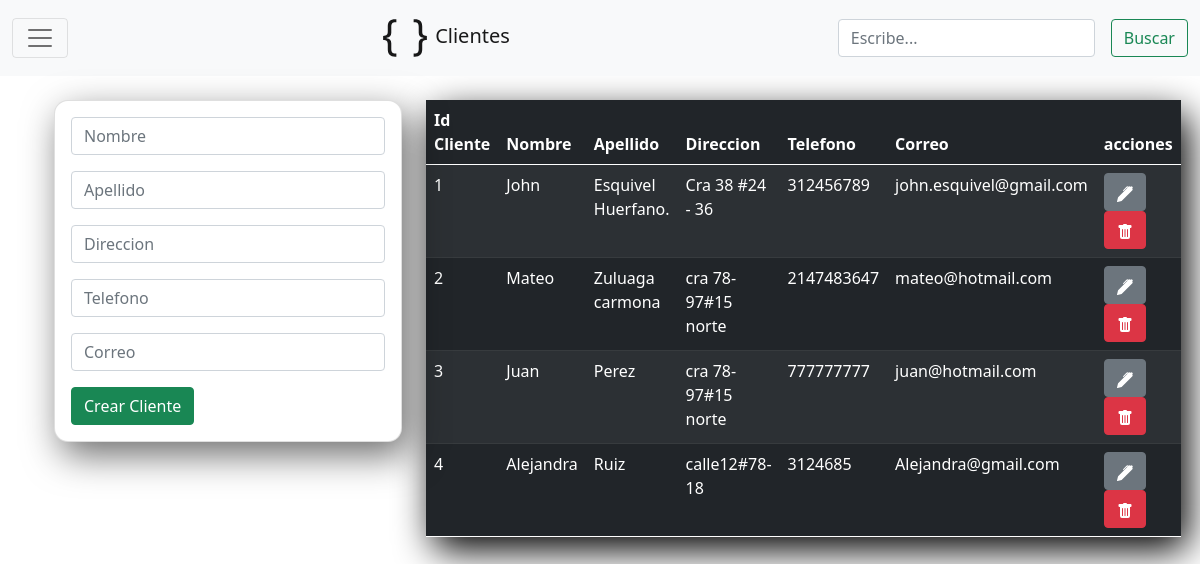
Page /proyectosql/Clientes/clientes.php on the committed database.
### tables this page shows
CREATE TABLE `cliente` (
  `id_cliente` int(11) NOT NULL,
  `nombre` varchar(256) DEFAULT NULL,
  `apellido` varchar(256) DEFAULT NULL,
  `direccion` varchar(256) DEFAULT NULL,
  `telefono` int(10) DEFAULT NULL,
  `correo` varchar(30) DEFAULT NULL
);

### proyectosql/Clientes/clientes.php (the view, shortened to what this page needs)
<!doctype html>
<html lang="en">
  <head>
    <link href="https://cdn.jsdelivr.net/npm/bootstrap@5.0.2/dist/css/bootstrap.min.css" rel="stylesheet">
    <link rel="stylesheet" type="text/css" href="../style.css">
</head>
<body>
 <nav class="navbar navbar-light bg-light " >
    <div class="container-fluid">
      <button class="navbar-toggler" type="button" data-bs-toggle="offcanvas" data-bs-target="#offcanvasNavbar" aria-controls="offcanvasNavbar">
        <span class="navbar-toggler-icon"></span>
      </button>
      <a class="navbar-brand" href="../categorias/categorias.php"  >
        Clientes
      </a>
      <form class="d-flex">
        <input class="form-control me-3" type="search" name= "busqueda" placeholder="Escribe..." aria-label="Search">
        <button class="btn btn-outline-success" name="enviar" type="submit">Buscar</button>
      </form>
    </div>
  </nav>
   <?php include("db.php")?>
   <div class="container p-4">
       <div class="row">
      <div class="col-md-4">
  <div class="card card-body ">
         <form action="save.php" method="GET">
            <div class="from-group">
               <input type="text" name="nombre" class="form-control" placeholder="Nombre"
               autofocus>
            </div>
            <div class="from-group mt-3">
               <input name="apellido" rows="2" class="form-control" placeholder="Apellido">
            </div>
            <div class="from-group mt-3">
               <input name="direccion" rows="2" class="form-control" placeholder="Direccion">
            </div>
            <div class="from-group mt-3">
               <input  type="number"  name="telefono" rows="2" class="form-control"  placeholder="Telefono">
            </div>
            <div class="from-group mt-3">
               <input type="email" name="correo" rows="2" class="form-control" placeholder="Correo">
            </div>
            <input type="submit" class="btn btn-success btn-block mt-3" name="save" value="Crear Cliente">
         </form>
      </div>
   </div>
   <div class="col-md-8">
   <table class="table table-dark table-striped">
  <thead>
     <tr>
      <th>Id Cliente</th>
      <th>Nombre</th>
       <th>Apellido</th>
       <th>Direccion</th>
       <th>Telefono</th>
       <th>Correo</th>
       <th>acciones</th>
        </tr>
    </thead>
    <tbody>
    <?php
    $query = "SELECT * FROM cliente";
    $result_cliente = mysqli_query($conn, $query);
    while ($row = mysqli_fetch_array($result_cliente)) {?>
      <tr>
          <td><?php echo $row ['id_cliente']?></td>
          <td><?php echo $row ['nombre']?></td>
          <td><?php echo $row ['apellido']?></td>
          <td><?php echo $row ['direccion']?></td>
          <td><?php echo $row ['telefono']?></td>
          <td><?php echo $row ['correo']?></td>
                 <td>
                   <a href="edit.php?id_cliente=<?php echo $row['id_cliente']?>"class="btn btn-secondary">
                     </a>
                    <a href="delete.php? id_cliente=<?php echo$row['id_cliente']?>"class="btn btn-danger">
                     </a>
                  </td>
         </tr>
          <?php } ?>
         </tbody>
    </div>
    </div>
    </div>
  </body>
</html>

### proyectosql/style.css (style rules this page uses)
* { margin: 0%; padding: 0%; box-sizing: border-box; }
body { height: 100%; background-repeat: no-repeat; background-image: url("https://wallpapercave.com/wp/wp8030358.jpg"); -webkit-background-size: cover; -moz-background-size: cover; -o-background-size: cover; background-size: cover; }
.table { box-shadow: 7px 13px 37px #000; border-radius: 14px; }
.card { box-shadow: 7px 13px 37px rgba(0, 0, 0, 0.575); border-radius: 14px; }

### rows in the picture
cliente: id_cliente "1", nombre "John", apellido "Esquivel Huerfano.", direccion "Cra 38 #24 - 36", telefono "312456789", correo "john.esquivel@gmail.com"
cliente: id_cliente "2", nombre "Mateo", apellido "Zuluaga carmona", direccion "cra 78-97#15 norte", telefono "2147483647", correo "mateo@hotmail.com"
cliente: id_cliente "3", nombre "Juan", apellido "Perez", direccion "cra 78-97#15 norte", telefono "777777777", correo "juan@hotmail.com"
cliente: id_cliente "4", nombre "Alejandra", apellido "Ruiz", direccion "calle12#78-18", telefono "3124685", correo "Alejandra@gmail.com"
